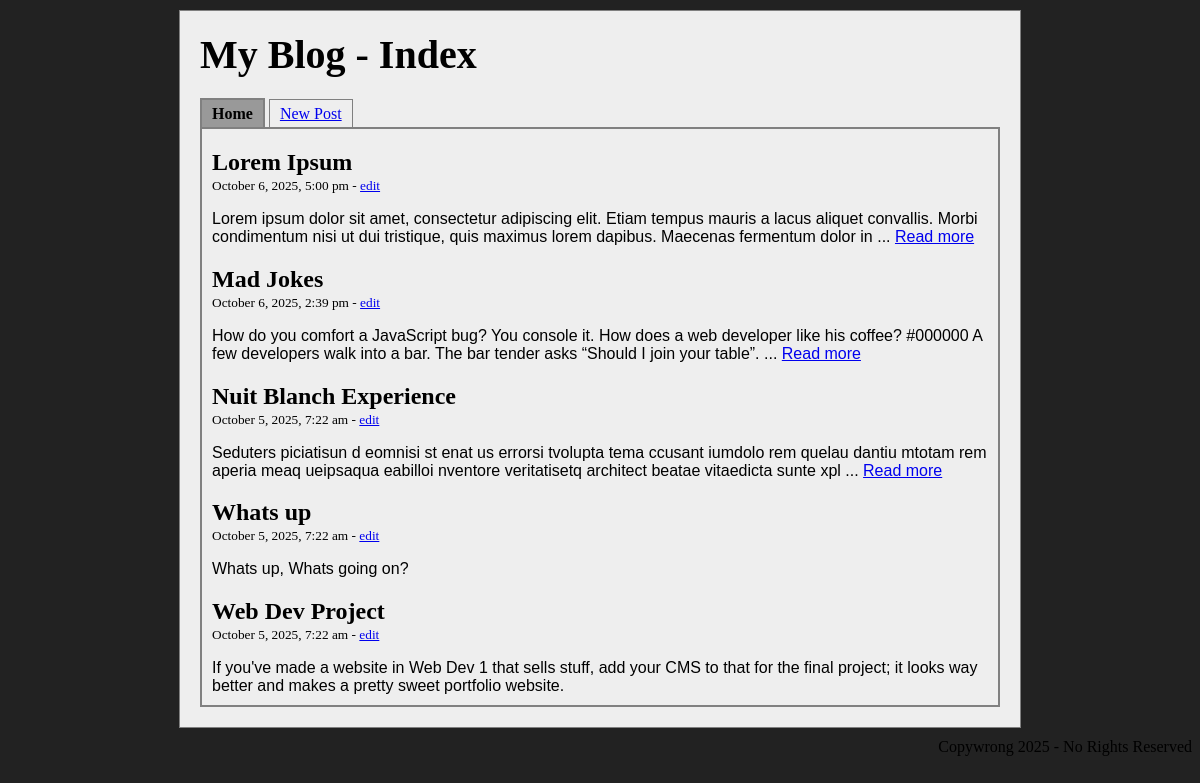
The page / on the database its author committed.
### tables this page shows
CREATE TABLE `blog_posts` (
  `id` int(11) NOT NULL,
  `title` varchar(255) NOT NULL,
  `content` text NOT NULL,
  `created_at` timestamp NOT NULL DEFAULT current_timestamp()
);

### index.php (the view, shortened to what this page needs)
<?php
require('connect.php');
$header = "My Blog - Index";
$home = 'Home';
$new_post = 'New Post';
$query = "SELECT * FROM blog_posts ORDER BY created_at DESC LIMIT 5";
$statement = $db->prepare($query);
$statement->execute();
$edit = 'edit';
$excerpt = 'Read more';
$footer = "Copywrong 2025 - No Rights Reserved";
?>
<!DOCTYPE html>
<html lang="en">
<head>
    <link rel="stylesheet" href="main.css">
</head>
<body>
    <div id="wrapper">
        <div id="header">
            <h1><a href="index.php"><?= $header ?></a></h1>
        </div>
        <ul id="menu">
            <li><a href="index.php" class='active'><?= $home ?></a></li>
            <li><a href="post.php"><?= $new_post ?></a></li>
        </ul>
        <div id="all_blogs">
            <?php while ($row = $statement->fetch()): ?>
                <div class="blog_post">
                    <h2><a href="show.php?id=<?= $row['id'] ?>"><?= $row['title'] ?></a></h2>
                    <p>
                        <small>
                            <?= date('F j, Y, g:i a - ', strtotime($row['created_at'])) ?>
                            <a href="edit.php?id=<?= $row['id'] ?>"><?= $edit ?></a>
                        </small>
                    </p>
                    <div class="blog_content">
                        <?php if (strlen($row['content']) > 200): ?>
                            <?= substr($row['content'], 0, 200) . " ..." ?>
                            <a href="show.php?id=<?= $row['id'] ?>"><?= $excerpt ?></a>
                        <?php else: ?>
                            <?= $row['content'] ?>
                        <?php endif ?>
                    </div>
                </div>
            <?php endwhile ?>
        </div>
    </div>
    <div id="footer">
        <?= $footer ?>
    </div>
</body>
</html>

### main.css (style rules this page uses)
body { text-align: center; background: #222222; }
#wrapper { width: 800px; margin: 10px auto; text-align: left; border: 1px solid grey; padding: 20px; background: #EEEEEE; }
div.blog_post h2 a, div#header h1 a { text-decoration: none; color: black; }
div#header h1 { margin-top: 0; font-size: 2.5em; }
div.blog_post h2 { margin-bottom: 0; }
div.blog_post p { margin-top: 0; }
ul#menu li { display: inline; }
ul#menu li a { border: 1px solid grey; padding: 5px 10px; }
ul#menu { padding-left: 0; list-style: none; margin-bottom: 4px; }
ul#menu li a.active { border: 2px solid grey; background: #999999; color: black; text-decoration: none; font-weight: bold; }
div#all_blogs { border: 2px solid grey; padding: 0 10px 10px 10px; }
h1, h2 { font-family: Cambria, times, serif; }
div.blog_content { font-family: Calibri, sans-serif; }
div#footer { text-align: right; margin-top: 10px; }

### rows shown on the page
blog_posts: title "Lorem Ipsum", created_at "October 6, 2025, 5:00 pm -", content "Lorem ipsum dolor sit amet, consectetur adipiscing elit. Etiam tempus mauris a lacus aliquet convallis. Morbi condimentum nisi ut dui tristique, quis maximus lorem dapibus. Maecenas fermentum dolor in"
blog_posts: title "Mad Jokes", created_at "October 6, 2025, 2:39 pm -", content "How do you comfort a JavaScript bug? You console it. How does a web developer like his coffee? #000000 A few developers walk into a bar. The bar tender asks “Should I join your table”."
blog_posts: title "Nuit Blanch Experience", created_at "October 5, 2025, 7:22 am -", content "Seduters piciatisun d eomnisi st enat us errorsi tvolupta tema ccusant iumdolo rem quelau dantiu mtotam rem aperia meaq ueipsaqua eabilloi nventore veritatisetq architect beatae vitaedicta sunte xpl"
blog_posts: title "Whats up", created_at "October 5, 2025, 7:22 am -", content "Whats up, Whats going on?"
blog_posts: title "Web Dev Project", created_at "October 5, 2025, 7:22 am -", content "If you've made a website in Web Dev 1 that sells stuff, add your CMS to that for the final project; it looks way better and makes a pretty sweet portfolio website."

### other values the page prints
$header "My Blog - Index"
$home "Home"
$new_post "New Post"
$footer "Copywrong 2025 - No Rights Reserved"
